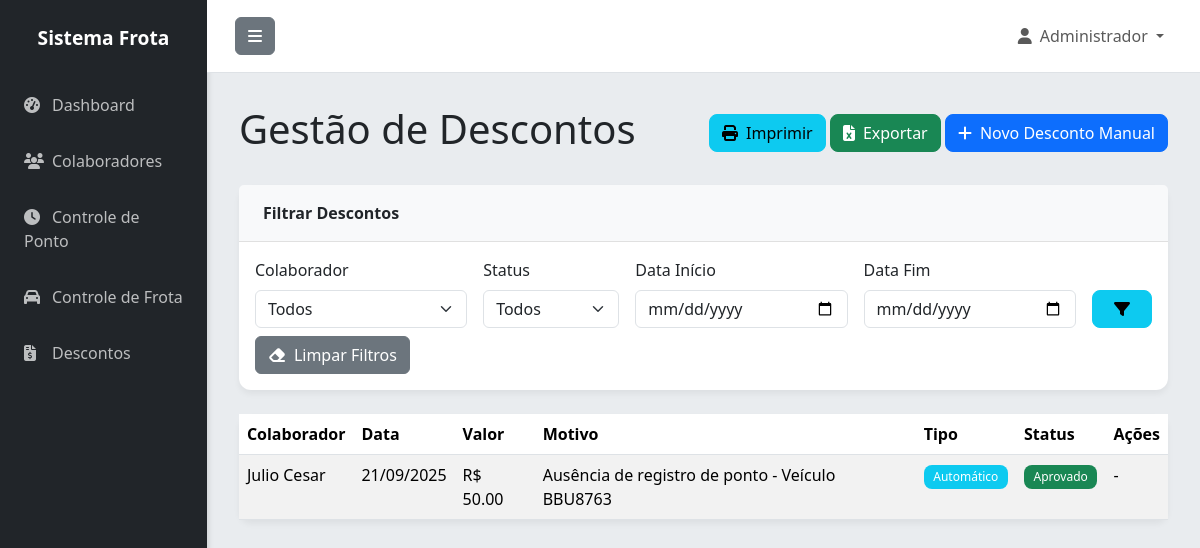
Page /descontos (signed in) on the earlier database version.
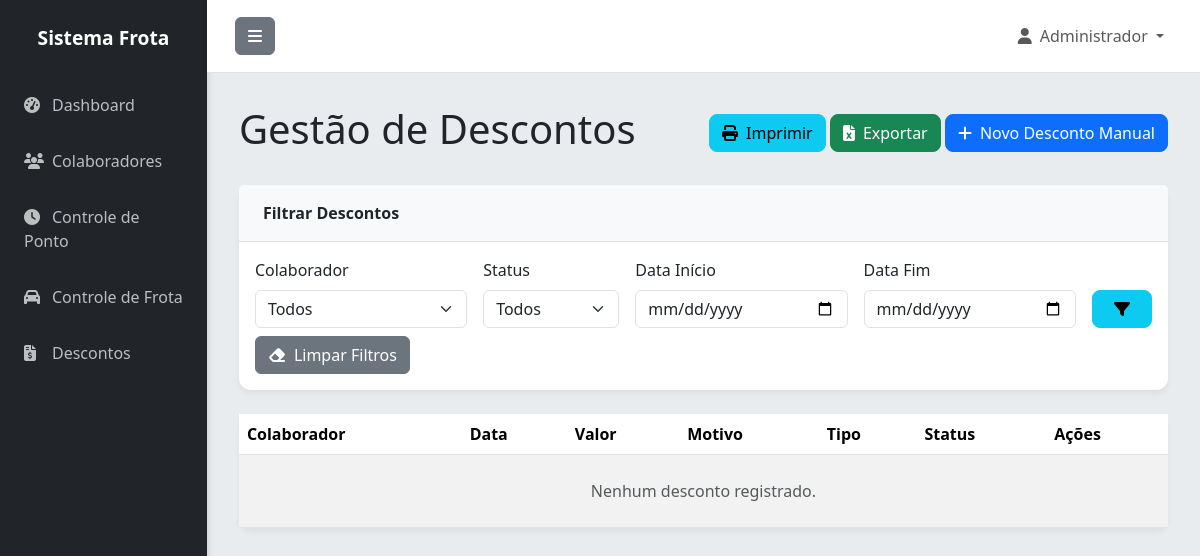
Same page on the later database version.
### app.py (models this page shows)
class Desconto(db.Model):
    id = db.Column(db.Integer, primary_key=True)
    colaborador_id = db.Column(db.Integer, db.ForeignKey('colaborador.id'), nullable=False)
    data = db.Column(db.Date, nullable=False)
    motivo = db.Column(db.Text, nullable=False)
    valor = db.Column(db.Float, nullable=False)
    status = db.Column(db.String(20), default='pendente')  # pendente, aprovado, cancelado
    frota_id = db.Column(db.Integer, db.ForeignKey('frota.id'))
    automatico = db.Column(db.Boolean, default=False)
    criado_em = db.Column(db.DateTime, default=datetime.utcnow)
    frota = db.relationship('Frota', backref='descontos')

class Colaborador(db.Model):
    id = db.Column(db.Integer, primary_key=True)
    nome = db.Column(db.String(100), nullable=False)
    matricula = db.Column(db.String(50), unique=True, nullable=False)
    cpf = db.Column(db.String(14), unique=True)
    telefone = db.Column(db.String(20))
    email = db.Column(db.String(120))
    veiculo_vinculado = db.Column(db.String(20))
    ativo = db.Column(db.Boolean, default=True)
    criado_em = db.Column(db.DateTime, default=datetime.utcnow)
    pontos = db.relationship('Ponto', backref='colaborador', lazy=True, cascade='all, delete-orphan')
    frotas = db.relationship('Frota', backref='motorista_obj', lazy=True)
    descontos = db.relationship('Desconto', backref='colaborador', lazy=True)

### app.py (the view)
@app.route('/descontos', methods=['GET'])
@login_required
def descontos():
    query = Desconto.query.order_by(Desconto.data.desc())
    colaboradores = Colaborador.query.all()
    colaborador_id = request.args.get('colaborador_id')
    status = request.args.get('status')
    data_inicio = request.args.get('data_inicio')
    data_fim = request.args.get('data_fim')
    if colaborador_id and colaborador_id != 'all':
        query = query.filter_by(colaborador_id=int(colaborador_id))
    if status and status != 'all':
        query = query.filter_by(status=status)
    if data_inicio:
        query = query.filter(Desconto.data >= datetime.strptime(data_inicio, '%Y-%m-%d').date())
    if data_fim:
        query = query.filter(Desconto.data <= datetime.strptime(data_fim, '%Y-%m-%d').date())
    descontos = query.all()
    return render_template('descontos.html', descontos=descontos, colaboradores=colaboradores,
                           selected_colaborador_id=colaborador_id, selected_status=status,
                           selected_data_inicio=data_inicio, selected_data_fim=data_fim)

### app.py (called while the page is built, shortened)
@login_manager.user_loader
def load_user(user_id):
    return Usuario.query.get(int(user_id))

@app.before_request
def create_tables():
    db.create_all()

### templates/descontos.html (shortened to what the changed rows need)
{% extends "base.html" %}
{% block content %}
<div class="d-flex justify-content-between align-items-center mb-4">
    <h1 class="fw-light">Gestão de Descontos</h1>
</div>
<div class="card">
    <div class="card-body p-0">
        <div class="table-responsive">
            <table class="table table-striped table-hover mb-0">
                <thead class="bg-light">
                    <tr>
                        <th scope="col">Colaborador</th>
                        <th scope="col">Data</th>
                        <th scope="col">Valor</th>
                        <th scope="col">Motivo</th>
                        <th scope="col">Tipo</th>
                        <th scope="col">Status</th>
                        <th scope="col">Ações</th>
                    </tr>
                </thead>
                <tbody>
                    {% for desconto in descontos %}
                    <tr>
                        <td>{{ desconto.colaborador.nome }}</td>
                        <td>{{ desconto.data.strftime('%d/%m/%Y') }}</td>
                        <td>R$ {{ "%.2f"|format(desconto.valor) }}</td>
                        <td>{{ desconto.motivo }}</td>
                        <td>
                            {% if desconto.automatico %}
                                <span class="badge bg-info">Automático</span>
                            {% else %}
                                <span class="badge bg-secondary">Manual</span>
                            {% endif %}
                        </td>
                        <td>
                            {% if desconto.status == 'pendente' %}
                                <span class="badge bg-warning">Pendente</span>
                            {% elif desconto.status == 'aprovado' %}
                                <span class="badge bg-success">Aprovado</span>
                            {% else %}
                                <span class="badge bg-danger">Cancelado</span>
                            {% endif %}
                        </td>
                        <td>
                            {% if desconto.status != 'aprovado' and desconto.status != 'cancelado' %}
                            <a href="{{ url_for('editar_desconto', id=desconto.id) }}" class="btn btn-sm btn-outline-warning" title="Editar"><i class="fas fa-edit"></i></a>
                            <a href="{{ url_for('excluir_desconto', id=desconto.id) }}" class="btn btn-sm btn-outline-danger" title="Excluir" onclick="return confirm('Tem certeza que deseja excluir este registro?')"><i class="fas fa-trash"></i></a>
                            {% else %}
                            -
                            {% endif %}
                        </td>
                    </tr>
                    {% else %}
                    <tr>
                        <td colspan="7" class="text-center text-muted py-4">Nenhum desconto registrado.</td>
                    </tr>
                    {% endfor %}
                </tbody>
            </table>
        </div>
    </div>
</div>
{% endblock %}

Differences in the rows shown:
removed Desconto: colaborador.nome "Julio Cesar", data "21/09/2025", valor "50.00", motivo "Ausência de registro de ponto - Veículo BBU8763", automatico "Automático", status "Aprovado"
Other differences:
text now shown: "Nenhum desconto registrado."
